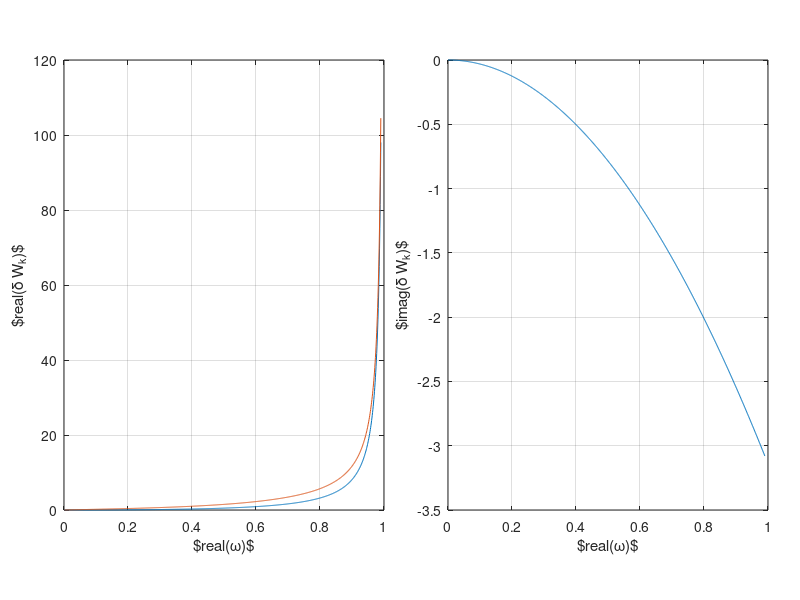

Recreate this plot in MATLAB.
clear;
figure(2);
clf(2);
figure(2);

n=1000;
omega_0=0,
omega_1=0.99;
omega=linspace(omega_0,omega_1,n);

dwk_kd0=-omega./(omega-1)+omega-omega.^2.*log(1-1./omega);

dwk_kd=omega.^2./(omega-1);



 set(gcf,'Units','points','position',[100 500 1200 600],'Color',[1 1 1]);
% 
% % 
 hax=axes('Position',[0.08 0.15 0.4 0.75],'FontSize',24,'FontName','Latex'); 
plot(omega,-real(dwk_kd));
hold all;
plot(omega,real(dwk_kd0));


grid on;
xlabel('$real(\omega)$');
ylabel('$real(\delta W_k)$');

hax=axes('Position',[0.56 0.15 0.4 0.75],'FontSize',24); 
plot(omega,imag(dwk_kd));
plot(omega,imag(dwk_kd0));

xlabel('$real(\omega)$');
ylabel('$imag(\delta W_k)$');

grid on;


%myprint('wangsj_dwk_omega_only');